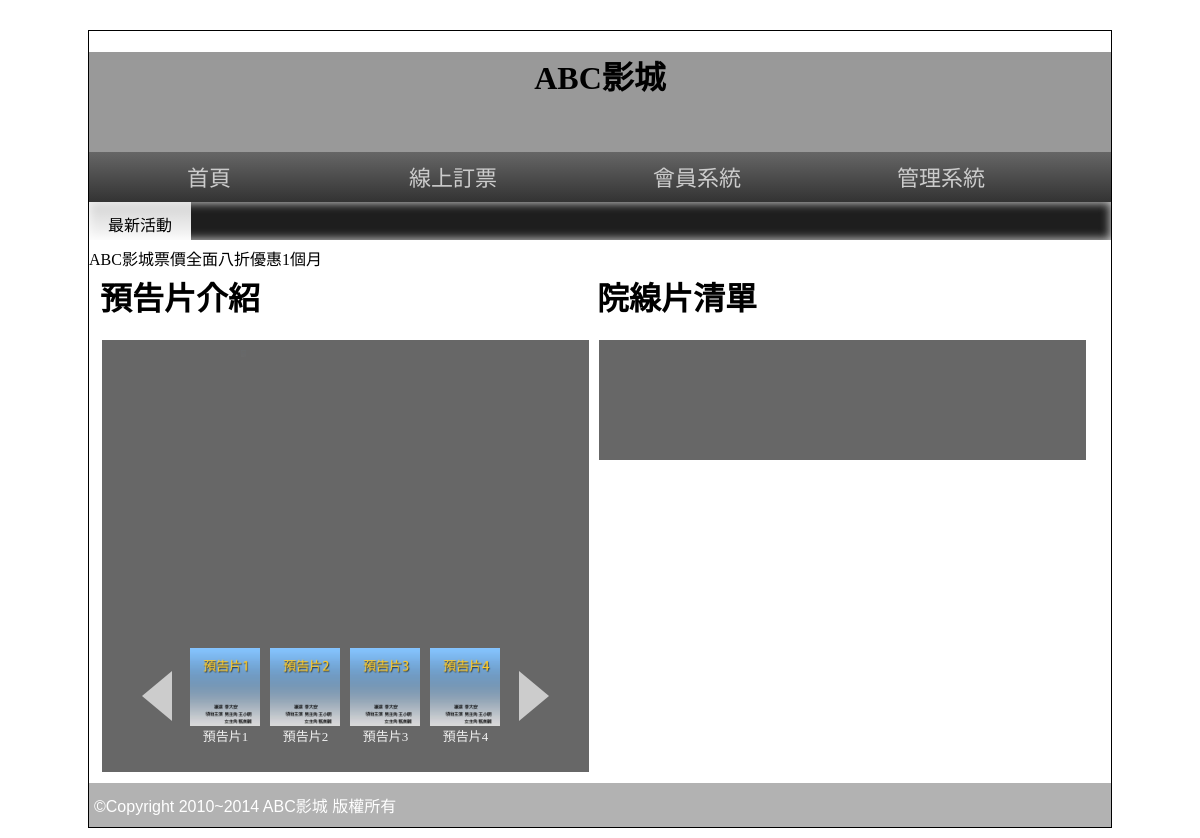
The app's page /, older data.
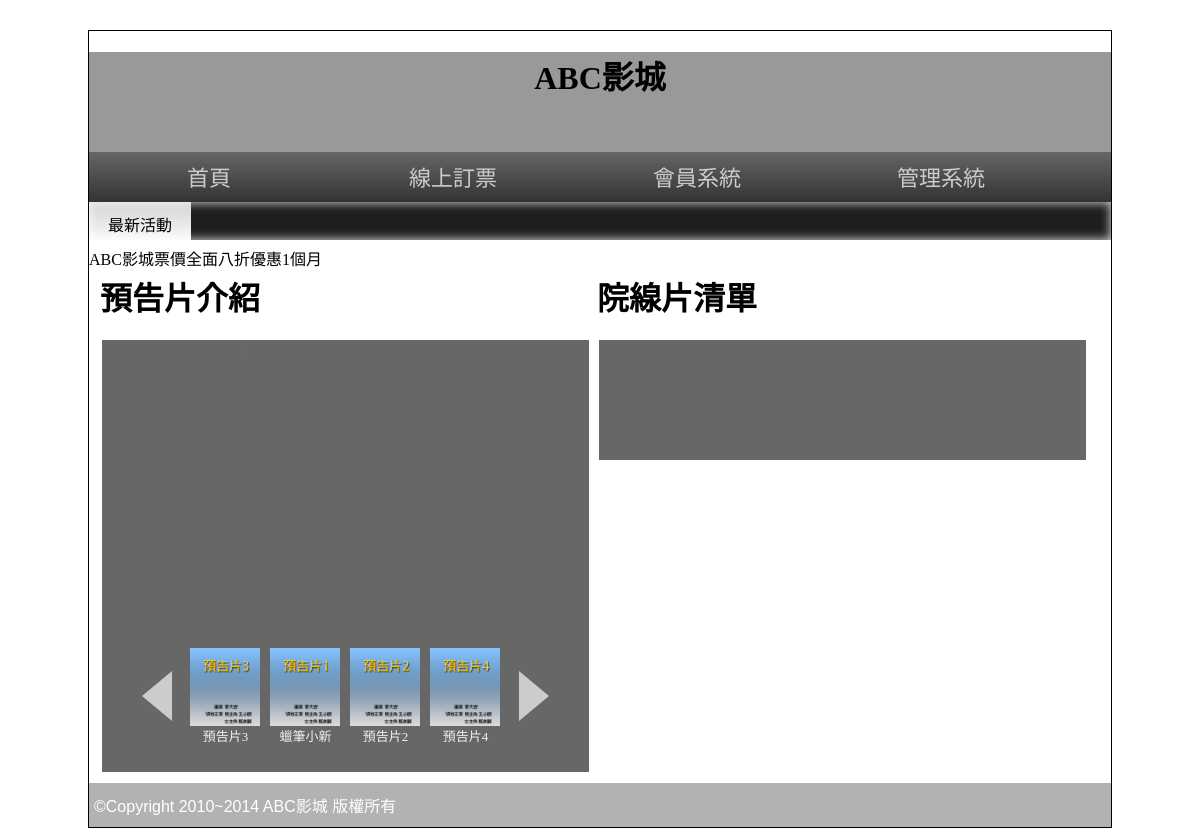
The same page, newer data.
### tables this page shows
CREATE TABLE `poster` (
  `id` int(11) UNSIGNED NOT NULL,
  `img` varchar(128) NOT NULL,
  `name` varchar(32) NOT NULL,
  `rank` int(11) UNSIGNED NOT NULL,
  `sh` int(1) UNSIGNED NOT NULL,
  `ani` int(1) UNSIGNED NOT NULL
);

### base.php (called while the page is built, shortened)
<?php
class DB{
    protected $table;
    protected $dsn="mysql:host=localhost;charset=utf8;dbname=db24_3";
    protected $pdo;
function __construct($table){
    $this->table=$table;
    $this->pdo=new PDO($this->dsn,'root','');
}
function all(...$arg){
    $sql="SELECT * FROM $this->table ";
    if(isset($arg[0])){
        if(is_array($arg[0])){
            foreach($arg[0] as $key => $val){
                $tmp[]="`$key`='$val'";
            }
            $sql.=" WHERE " . join(" AND ",$tmp);
        }else{
            $sql.= $arg[0];
        }
    }
    if(isset($arg[1])){
        $sql.=$arg[1];
    }
    return $this->pdo->query($sql)->fetchAll(PDO::FETCH_ASSOC);
}
}
$Poster= new DB('poster');
?>

### front/main.php (the view, shortened to what this page needs)
<div class="half" style="vertical-align:top;">
        <h1>預告片介紹</h1>
        <div class="rb tab" style="width:95%;">
          <div>
            <div class="lists">
            <?php
            $pos=$Poster->all(['sh'=>1]," order by rank");
            foreach($pos as $key => $po){
              echo "<div class='poster' id='p{$po['id']}' data-ani='{$po['ani']}'>";
              echo "<img src='./upload/{$po['img']}'>";
              echo "</div>";
            }
            ?>
            </div>
            <div class="controls">
              <div class="left"></div>
              <div class="icons">
              <?php
              foreach($pos as $key => $po){
                echo "<div class='icon' id='i{$po['id']}' data-ani='{$po['ani']}'>";
                echo "<img src='./upload/{$po['img']}'>";
                echo "<div>{$po['name']}</div>";
                echo "</div>";
              }
              ?>
              </div>
              <div class="right"></div>
            </div>
          </div>
        </div>
      </div>
      <div class="half">
        <h1>院線片清單</h1>
        <div class="rb tab" style="width:95%;display:flex;flex-wrap:wrap;justify-content:space-between">
          <div class="ct" style="width:100%;">
          </div>
        </div>
      </div>

Row changes from the older to the newer data that the page shows:
changed poster: name "預告片1" → "蠟筆小新"
changed poster "預告片3": moves up the list
